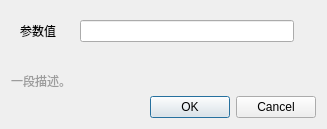
<?xml version="1.0" encoding="UTF-8"?>
<ui version="4.0">
 <class>W_QStringEditor</class>
 <widget class="QDialog" name="W_QStringEditor">
  <property name="geometry">
   <rect>
    <x>0</x>
    <y>0</y>
    <width>327</width>
    <height>129</height>
   </rect>
  </property>
  <property name="windowTitle">
   <string>xxxx窗口</string>
  </property>
  <layout class="QVBoxLayout" name="verticalLayout">
   <item>
    <widget class="QWidget" name="widget_params" native="true">
     <layout class="QHBoxLayout" name="horizontalLayout" stretch="1,4,0">
      <item>
       <widget class="QLabel" name="label_prefix">
        <property name="text">
         <string>参数值</string>
        </property>
       </widget>
      </item>
      <item>
       <widget class="QLineEdit" name="lineEdit"/>
      </item>
      <item>
       <widget class="QLabel" name="label_suffix">
        <property name="text">
         <string/>
        </property>
       </widget>
      </item>
     </layout>
    </widget>
   </item>
   <item>
    <spacer name="verticalSpacer">
     <property name="orientation">
      <enum>Qt::Vertical</enum>
     </property>
     <property name="sizeHint" stdset="0">
      <size>
       <width>20</width>
       <height>40</height>
      </size>
     </property>
    </spacer>
   </item>
   <item>
    <widget class="QLabel" name="label_description">
     <property name="styleSheet">
      <string notr="true">color: rgb(156, 156, 156);</string>
     </property>
     <property name="text">
      <string>一段描述。</string>
     </property>
     <property name="wordWrap">
      <bool>true</bool>
     </property>
    </widget>
   </item>
   <item>
    <widget class="QDialogButtonBox" name="buttonBox">
     <property name="orientation">
      <enum>Qt::Horizontal</enum>
     </property>
     <property name="standardButtons">
      <set>QDialogButtonBox::Cancel|QDialogButtonBox::Ok</set>
     </property>
    </widget>
   </item>
  </layout>
 </widget>
 <resources/>
 <connections>
  <connection>
   <sender>buttonBox</sender>
   <signal>rejected()</signal>
   <receiver>W_QStringEditor</receiver>
   <slot>reject()</slot>
   <hints>
    <hint type="sourcelabel">
     <x>345</x>
     <y>303</y>
    </hint>
    <hint type="destinationlabel">
     <x>286</x>
     <y>274</y>
    </hint>
   </hints>
  </connection>
 </connections>
</ui>
